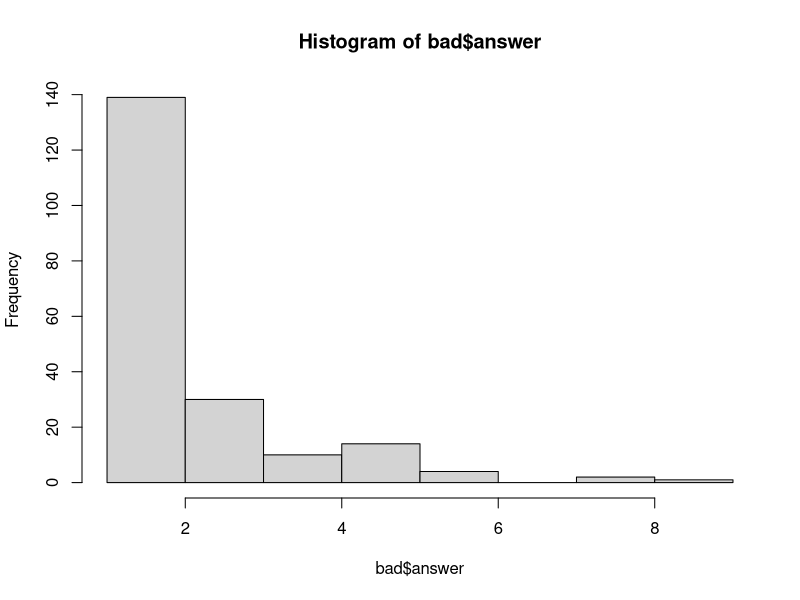
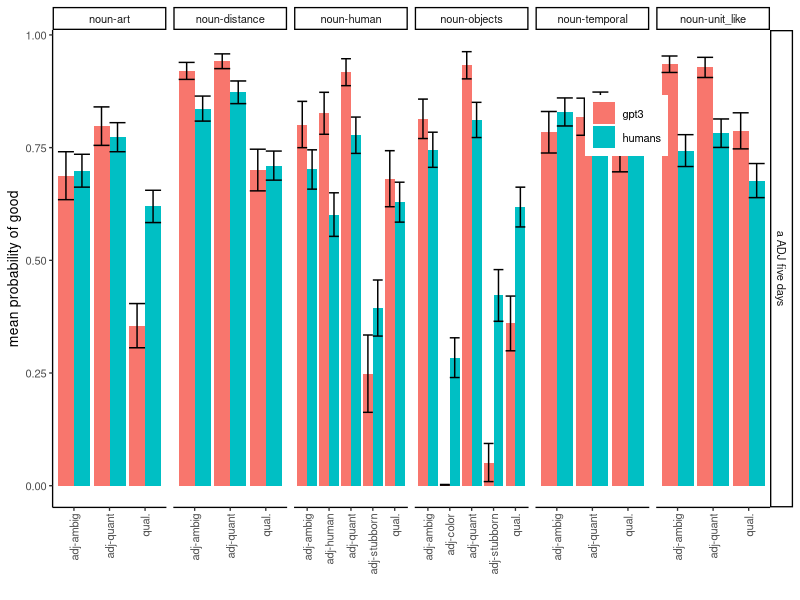
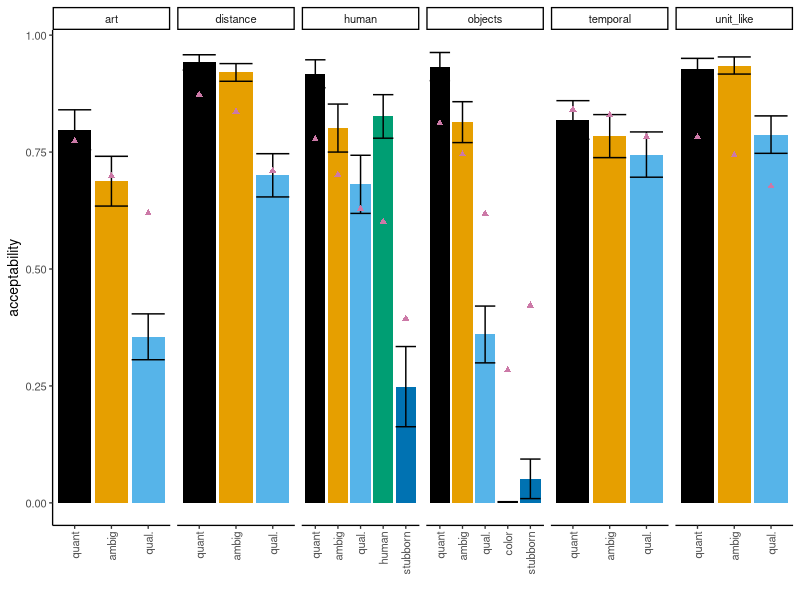
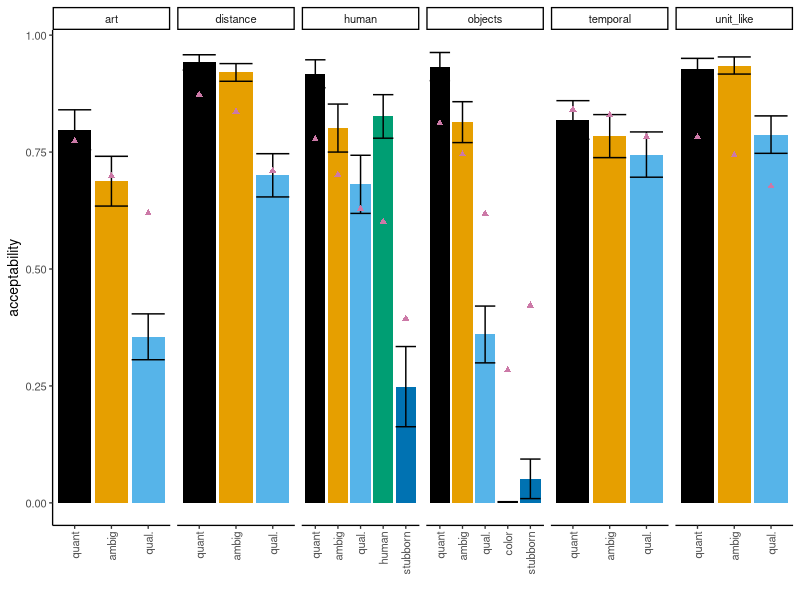

Generate these figures, in order, with R:
library(tidyverse)
library(lme4)
library(xtable)
cbbPalette <- c("#000000", "#E69F00", "#56B4E9", "#009E73", "#F0E442", "#0072B2", "#D55E00", "#CC79A7")

############## read in turk data

# e1 = read.csv("mturk_data/adjs_turk_results_20221013.csv") %>%
#   mutate(batch=1) 
# 
# e = bind_rows(e1)
# 
# e$WorkerId = paste0("adjS", as.numeric(as.factor(e$WorkerId)))
# e$HITId = paste0("adjH", as.numeric(as.factor(e$HITId)))
# 
# d = select(e, HITId, batch, WorkerId, Input.list,
#            starts_with("Input")) %>%
#   select(HITId, WorkerId, batch, starts_with(("Input.id"))) %>%
#   gather(variable, value, -HITId, -WorkerId, -batch)
# 
# answers = e$Answer.taskAnswers %>%
#   map_df(function(z) {(fromJSON(z) %>% as.data.frame())}) %>%
#   bind_cols(select(e, HITId, batch))
# 
# answers$English = answers$English$yes
# answers$country = answers$country$USA
# answers[, 39] = answers[, 39]$yes
# 
# a = gather(answers, value, answer, -batch, -English, -country, -HITId) %>%
#   mutate(value=gsub("howMuch_", "", value))
# 
# d = left_join(d, a)
# write_csv(d, file="mturk_data/adjexp_turk.csv")

# read in anonymized public turk data
d = read_csv("mturk_data/adjexp_turk.csv")


fillers = filter(d, grepl("filler", value))
fillers$good = grepl("filler_1", fillers$value)
filler.mean = group_by(fillers, WorkerId, good) %>%
  summarise(m=mean(answer), n=n()) %>%
  spread(good, m) %>%
  mutate(diff=`TRUE` - `FALSE`) 

# filter participants with not a big enough diff 
# between good and bad fillers or who did it more than once
badp = filter(filler.mean, diff < 1 | n > max(n)) 

fillers = filter(fillers, WorkerId %in% badp$WorkerId == F)

bad = filter(fillers, value == "filler_0_3") 
hist(bad$answer)


###############################
d = filter(d, !grepl("filler", value))

d = filter(d, WorkerId %in% fillers$WorkerId)

d$value = gsub("record-s", "record s", d$value)
turk = separate(d, value, into=c("adj", "num", "noun", "sent", "adjtype", "template"), sep="-")
turk = mutate(turk, sent = case_when(sent == "sent"~ "a ADJ five days",
                                     sent == "sent_default"~"five ADJ days",
                                     sent == "sent_no_mod"~ "a five days",
                                     sent == "sent_reverse_mods"~ "a five ADJ days",
                                     sent == "sent_no_plural"~ "a ADJ five day",
                                     sent == "sent_no_a"~ "ADJ five days")) %>%
  rename(name=sent)
turk = filter(turk, English == T)

print(length(unique(turk$WorkerId)))

###########

# read in gpt3 data
g = bind_rows(read_csv("gpt3_data/sents_adjs_20221004.csv"),
          read_csv("gpt3_data/sents_adjs_20221004_2.csv")) 
g$template = as.character(g$template)
g$adj = gsub("record-s", "record s", g$adj)

# merge, keeping only sentences also in turk
g.turk = right_join(g, turk)


g.turk$answer = g.turk$answer/10
g.turk$value = g.turk$`goodness-sent`

g.turk = mutate(g.turk, adjclass = ifelse(adjclass %in% c("adj-neg", "adj-pos"), "qual.", adjclass))
d.3 = select(g.turk, adjclass, nounclass, name, answer, value) %>%
  rename(gpt3=value, 
         humans=answer) %>%
  gather(variable, value, -adjclass, -nounclass, -name)

d.3 = d.3 %>%
  group_by(adjclass, nounclass, name, variable) %>%
  summarise(m=mean(value),
            n=n(),
            s=sd(value),
            l=mean(value) - 1.96 * sd(value, na.rm=T)/sqrt(n),
            u=mean(value) + 1.96 * sd(value, na.rm=T)/sqrt(n),
  )


ggplot(d.3, aes(x=adjclass, y=m, fill=variable,
                group=variable, ymin=l, ymax=u)) +
  geom_bar(stat="identity", position=position_dodge(width=NULL)) +
  geom_errorbar(position=position_dodge(width=NULL)) + 
  theme_classic(10) +
  theme(legend.position = c(.8, .8),
        axis.text.x = element_text(angle=90, vjust=0.5, hjust=1),
        legend.title = element_blank()) + 
  xlab("") + ylab("mean probability of good") + 
  facet_grid(name ~ nounclass, drop=T, scales="free") 


d.3 = mutate(d.3, adjclass = gsub("adj-", "", adjclass),
             nounclass = gsub("noun-", "", nounclass))
d.3$adjclass = factor(d.3$adjclass, levels=c("quant", "ambig",
                                             "qual.", "human",
                                             "color", "stubborn"))

ggplot(filter(d.3, variable == "gpt3"), aes(x=adjclass, y=m,
                group=variable, ymin=l, ymax=u, fill=adjclass)) +
  geom_bar(stat="identity", position=position_dodge(width=NULL)) +
  geom_errorbar(position=position_dodge(width=NULL)) + 
  theme_classic(10) +
  theme(legend.position = "none",
        axis.text.x = element_text(angle=90, vjust=0.5, hjust=1),
        legend.title = element_blank()) + 
  xlab("") + ylab("acceptability") + 
  facet_grid(. ~ nounclass, drop=T, scales="free") +
  scale_fill_manual(values=cbbPalette) + 
  geom_point(data=filter(d.3, variable == "humans"), aes(x=adjclass, y=m,
                                       group=variable),
             colour=cbbPalette[8],
             shape=17)
ggsave("pngs/adjs_turk.png", width=4, height=2.5)

####################
# run regressions
g.turk = mutate(g.turk, adjclass = ifelse(adjclass == "adj-color", "adj-stubborn", adjclass))
g.turk$adjclass = factor(g.turk$adjclass,
                         levels = c("adj-human",
                                    "adj-quant",
                                    "adj-stubborn",
                                    "adj-qual.",
                                    "adj-ambig"))

g.turk$nounclass = factor(g.turk$nounclass,
                         levels = c("noun-temporal",
                                    "noun-unit_like",
                                    "noun-objects",
                                    "noun-human",
                                    "noun-distance",
                                    "noun-art"))



l = lmer(value ~ adjclass * nounclass + (1|adj) + (1|noun) + 
           (1|num) + 
           (1 |template) , 
         data=g.turk)
summary(l)

t.stat <- function(x) fixef(x)/sqrt(diag(vcov(x)))

ls = data.frame(cbind(fixef(l), (t.stat(l)))) 
names(ls) = c("beta", "t-value")
ls$`p<.05` = ifelse(abs(ls$`t-value`) > 1.96, "*", "")

ls %>%
  xtable()

l.human = lmer(answer ~ adjclass * nounclass + (1|adj) + (1|noun) + 
           (1|num) + 
           (1 |template) +
             (adjclass + nounclass | WorkerId), 
         data=g.turk)
summary(l.human)


ls = data.frame(cbind(fixef(l.human), (t.stat(l.human)))) 
names(ls) = c("beta", "t-value")
ls$`p<.05` = ifelse(abs(ls$`t-value`) > 1.96, "*", "")

ls %>%
  xtable()

